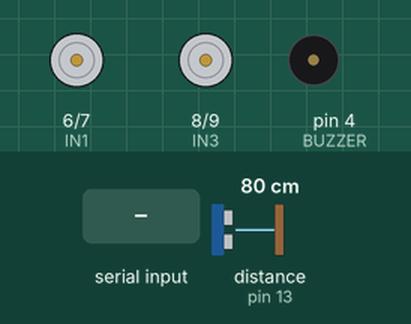
This sketch was run on a simulated Arduino Uno, built with avr-gcc and run on an emulated ATmega328P. On the bench: motor-driver pin pairs drawn as motors (green arrow = first pin HIGH = forward, orange = second pin HIGH = backward, longer = more drive, scaled by the enable pin), buzzer (waves = sounding, pin HIGH). Wiring (inferred from the names in the program): ultrasonic range finder: trigger pin 12; echo pin 13. The inputs (shaded band) are chosen by the test bench; at power-on: distance to the obstacle (sensor on pin 13) 80 cm. The echo pulse lasts 58.3 µs per cm; pins used as bus, display or sensor lines are not drawn.

Above: at 1.2 s.
1.3 s: "F" received over the second serial link
At 2.2 s:
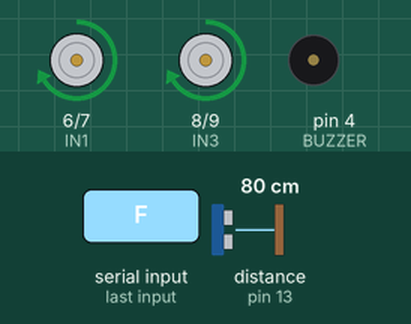
2.8 s: distance to the obstacle (sensor on pin 13) set to 33 cm
4.3 s: distance to the obstacle (sensor on pin 13) set to 27 cm
At 4.9 s:
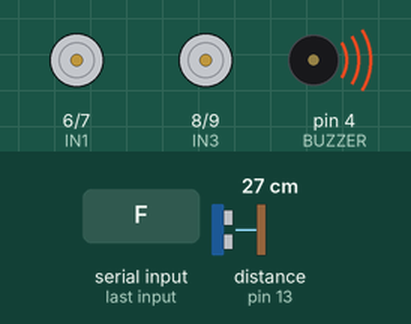
5.8 s: "B" received over the second serial link
At 6.4 s:
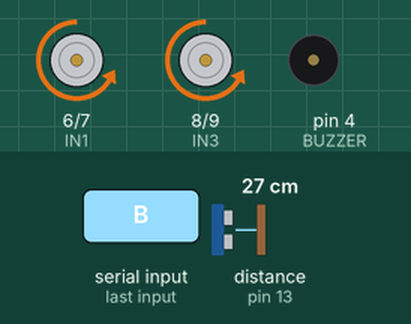
7.3 s: "L" received over the second serial link
At 8.5 s:
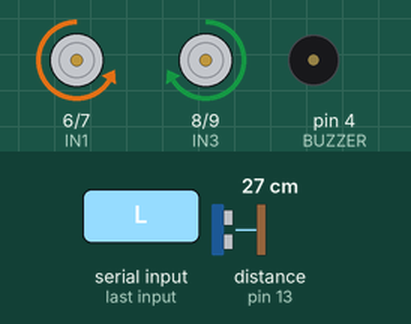
8.8 s: "R" received over the second serial link
At 10.1 s:
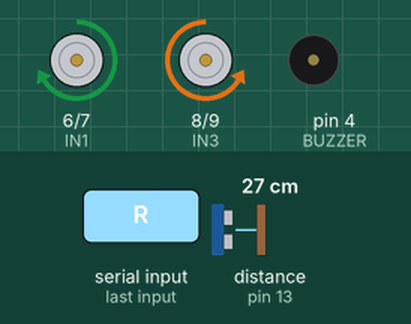
Timing chart, 0 to 11.3 s (numbered marks = the images above; inputs shaded):
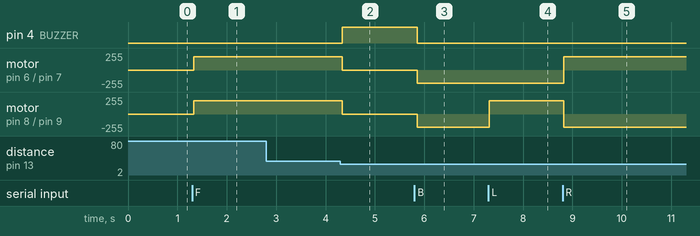

The sketch:

smart_wheelchair.ino
```cpp
/*
 * Android-Controlled Smart Wheelchair
 * -----------------------------------
 * Platform : Arduino Uno (ATmega328P)
 * Control  : HC-05 Bluetooth module, driven from an Android app
 * Drive    : L298N dual H-bridge motor driver (left + right motors)
 * Safety   : HC-SR04 ultrasonic sensor + buzzer for obstacle alert
 *
 * Bluetooth commands (single characters sent by the Android app):
 *   'F' = forward   'B' = backward
 *   'L' = left      'R' = right
 *   'S' = stop
 *
 * Obstacle safety:
 *   If an obstacle is closer than OBSTACLE_CM while moving forward,
 *   the wheelchair stops and the buzzer sounds.
 *
 * Pin mapping:
 *   HC-05 Bluetooth : RX=2, TX=3 (SoftwareSerial)
 *   Buzzer          : 4
 *   Left motor  (L298N) : ENA=5 (PWM), IN1=6, IN2=7
 *   Right motor (L298N) : ENB=10 (PWM), IN3=8, IN4=9
 *   Ultrasonic HC-SR04  : TRIG=12, ECHO=13
 */

#include <SoftwareSerial.h>

SoftwareSerial bluetooth(2, 3);  // RX, TX

// ---- Buzzer ----
const int BUZZER = 4;

// ---- Motor driver (L298N) ----
const int ENA = 5,  IN1 = 6, IN2 = 7;   // left motor
const int ENB = 10, IN3 = 8, IN4 = 9;   // right motor

// ---- Ultrasonic ----
const int TRIG = 12, ECHO = 13;

// ---- Settings ----
const int MOTOR_SPEED = 200;   // 0-255 PWM
const int OBSTACLE_CM = 30;    // stop-forward distance in cm

char command = 'S';

void setup() {
  Serial.begin(9600);
  bluetooth.begin(9600);

  pinMode(BUZZER, OUTPUT);
  pinMode(ENA, OUTPUT); pinMode(IN1, OUTPUT); pinMode(IN2, OUTPUT);
  pinMode(ENB, OUTPUT); pinMode(IN3, OUTPUT); pinMode(IN4, OUTPUT);
  pinMode(TRIG, OUTPUT); pinMode(ECHO, INPUT);

  stopMotors();
}

void loop() {
  // read a command if the app sent one
  if (bluetooth.available()) {
    command = bluetooth.read();
  }

  long distance = readDistanceCm();

  // safety: block forward motion if something is too close
  if (command == 'F' && distance > 0 && distance < OBSTACLE_CM) {
    stopMotors();
    digitalWrite(BUZZER, HIGH);
  } else {
    digitalWrite(BUZZER, LOW);
    executeCommand(command);
  }

  delay(50);
}

// ---- Command handling ----
void executeCommand(char c) {
  switch (c) {
    case 'F': forward();  break;
    case 'B': backward(); break;
    case 'L': left();     break;
    case 'R': right();    break;
    case 'S':
    default:  stopMotors(); break;
  }
}

// ---- Ultrasonic distance in cm ----
long readDistanceCm() {
  digitalWrite(TRIG, LOW);
  delayMicroseconds(2);
  digitalWrite(TRIG, HIGH);
  delayMicroseconds(10);
  digitalWrite(TRIG, LOW);

  long duration = pulseIn(ECHO, HIGH, 30000);  // timeout ~5 m
  if (duration == 0) return -1;                // no echo received
  return duration * 0.034 / 2;
}

// ---- Motor primitives ----
void setLeft(bool fwd) {
  digitalWrite(IN1, fwd ? HIGH : LOW);
  digitalWrite(IN2, fwd ? LOW : HIGH);
  analogWrite(ENA, MOTOR_SPEED);
}

void setRight(bool fwd) {
  digitalWrite(IN3, fwd ? HIGH : LOW);
  digitalWrite(IN4, fwd ? LOW : HIGH);
  analogWrite(ENB, MOTOR_SPEED);
}

void forward()  { setLeft(true);  setRight(true);  }
void backward() { setLeft(false); setRight(false); }
void left()     { setLeft(false); setRight(true);  }
void right()    { setLeft(true);  setRight(false); }

void stopMotors() {
  analogWrite(ENA, 0);
  analogWrite(ENB, 0);
  digitalWrite(IN1, LOW); digitalWrite(IN2, LOW);
  digitalWrite(IN3, LOW); digitalWrite(IN4, LOW);
}
```

Measured:
- the behaviour switches between 31 and 30 cm on distance to the obstacle (sensor on pin 13) (found by bisection; images 1 and 2)
- after the input at 1.3 s, motor on pin 6 (IN1) / pin 7 (IN2), motor on pin 8 (IN3) / pin 9 (IN4): stopped → forward 200/255 at once
- after the input at 2.8 s, every drawn part: stays the same
- after the input at 4.3 s, pin 4 (BUZZER): LOW → HIGH at once; motor on pin 6 (IN1) / pin 7 (IN2), motor on pin 8 (IN3) / pin 9 (IN4): forward 200/255 → stopped at once
- after the input at 5.8 s, pin 4 (BUZZER): HIGH → LOW after 0.05 s; motor on pin 6 (IN1) / pin 7 (IN2), motor on pin 8 (IN3) / pin 9 (IN4): stopped → backward 200/255 after 0.05 s
- after the input at 7.3 s, motor on pin 8 (IN3) / pin 9 (IN4): backward 200/255 → forward 200/255 at once
- after the input at 8.8 s, motor on pin 6 (IN1) / pin 7 (IN2): backward 200/255 → forward 200/255 at once; motor on pin 8 (IN3) / pin 9 (IN4): forward 200/255 → backward 200/255 at once
